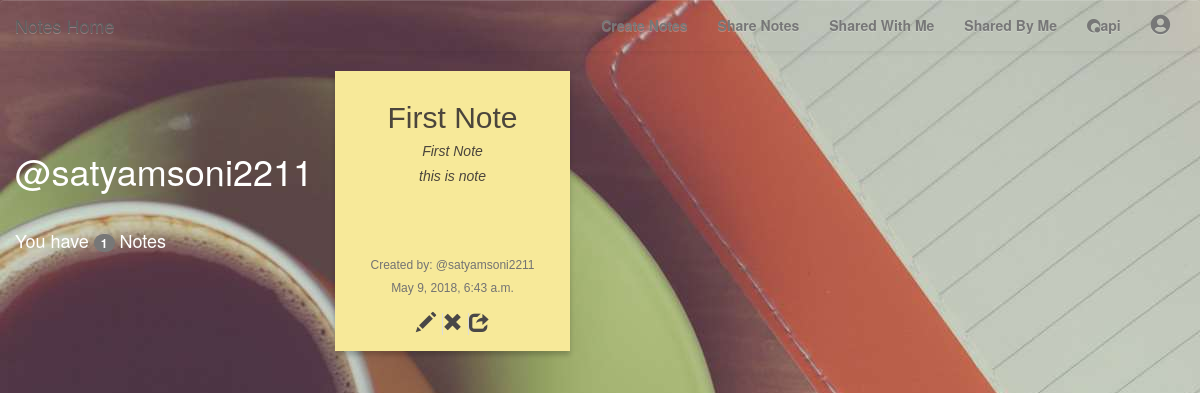
Before: /notes/view/ (signed in) with the older database file.
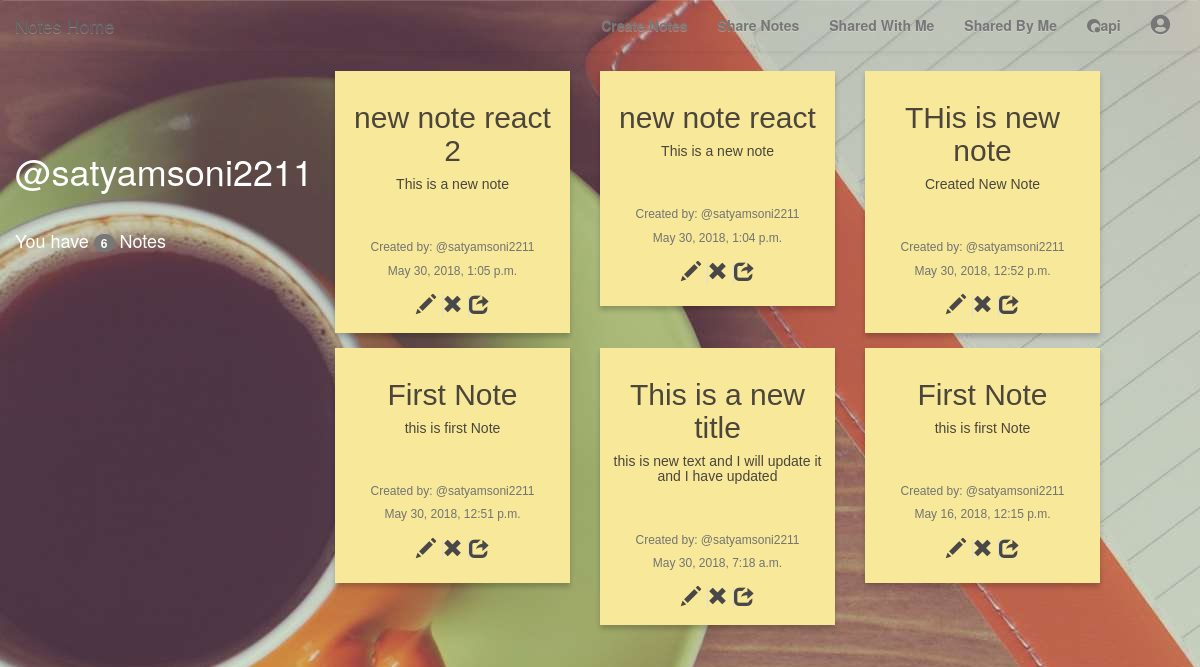
After: the same page with the newer database file.
### notes/models.py (models this page shows, shortened)
class Notes(models.Model):
    title = models.CharField(max_length=30)
    created = models.DateTimeField(auto_now=True)
    text = models.CharField(max_length=2000)
    user = models.ForeignKey(User,related_name='notes')
    class Meta:
        ordering = ['-created']

### notes/views.py (the view)
class ViewNotes(LoginRequiredMixin,generic.ListView):
    model = Notes

### notes/templates/notes/notes_list.html
{% extends "base.html" %}
{% block content %}
	<div class="row">
		<div class="col-md-3" style="height:100%">
			<br><br><br>
			<h1 id='wh'>@{{user.username}}</h1><br>
			<h4 id="wh">You have <span class="badge">{{user.notes.all.count}}</span> Notes</h4>
		</div>
		<div class="col-md-9">
			{% for note in object_list %}
				{% if note.user.username == user.username  %}
					<div class="note-wrap note-white col-md-3">
						<h2>{{note.title}}</h2>
						<h5>{{note.text|safe}}</h5>
						<br>
						<h5 class="help-block" id='usertag'>Created by: @{{note.user.username}}</h5>
						<h5 class="help-block" id="usertag">{{note.created}}</h5>
						<a href="{% url 'notes:update' pk=note.pk %}">
							<span class="glyphicon glyphicon-pencil" title="Update Note"></span>
						</a>
						<a href="{% url 'notes:delete' pk=note.pk %}" class="anchor">
							<span class="glyphicon glyphicon-remove" title="Delete Note"></span>
						</a>
						<a href="{% url 'notes:sharesingle' pk=note.pk %}" class="anchor">
							<span class="glyphicon glyphicon-share" title="Share Note"></span>
						</a>
					</div>
				{% endif %}
			{% endfor %}
		</div>
	</div>
{% endblock %}

### templates/base.html (shortened to what this page needs)
<!DOCTYPE html>
<html>
<head>
	{% load static %}
	<link rel="stylesheet" href="https://maxcdn.bootstrapcdn.com/bootstrap/3.3.7/css/bootstrap.min.css">
	<link rel="stylesheet" href="https://maxcdn.bootstrapcdn.com/bootstrap/3.3.7/css/bootstrap-theme.min.css">
	<link href="{% static "css/codepen.css" %}" media="screen" rel="stylesheet" type="text/css">
	<link rel="stylesheet" href="{% static "css/master.css" %}">
	<link rel="stylesheet" href="{% static "css/stylish-portfolio.css" %}">
	<link rel="stylesheet" href="https://use.fontawesome.com/releases/v5.0.12/css/all.css">
	<link rel="stylesheet" href="//cdn.jsdelivr.net/npm/medium-editor@latest/dist/css/medium-editor.min.css" type="text/css" media="screen" charset="utf-8">
</head>
<body style="background-image:url({% static "images/login.jpg" %})">
	{% include "_navbar.html" %}
	<div class="container-fluid">
	{% block content %}
		{% endblock %}
	</div>
</body>
</html>

### templates/_navbar.html (shortened to what this page needs)
{% if user.is_authenticated %}
<nav class="navbar navbar-default" style="background:inherit;border:none;">
  <div class="container-fluid">
    <div class="navbar-header">
      <a class="navbar-brand" href="{% url 'notes:all' %}">Notes Home</a>
    </div>
    <div class="collapse navbar-collapse" id="bs-example-navbar-collapse-1">
      <ul class="nav navbar-nav navbar-right">
          <li><a href="{% url 'notes:create' %}"><strong>Create Notes</strong></a></li>
          <li><a href="{% url 'notes:sharenote' %}"><strong>Share Notes</strong></a></li>
          <li><a href="{% url  'notes:sharedwithmenotes' %}"><strong>Shared With Me</strong></a></li>
          <li><a href="{% url  'notes:sharedbymenotes' %}"><strong>Shared By Me</strong></a></li>
          <li><a href="{% url  'notesapi:notes-list' %}"><i class="fab fa-quinscape"></i><strong>api</strong></a></li>
          <li><a href="{% url 'accounts:logout' %}"><i class="fas fa-user-circle" style="font-size:20px"></i>
          </a></li>
      </ul>
    </div>
  </div>
</nav>
{% endif %}

### static/css/codepen.css (style rules this page uses)
* { -webkit-box-sizing: border-box; -moz-box-sizing: border-box; box-sizing: border-box; }
.note-wrap { width: 235px; min-height: 235px; padding: 10px; margin: 0 10px 15px 20px; margin position: relative; font-size: 24px; vertical-align: top; display: inline-block; font-family: Englebert, Arial; color: #4b453c; background: #F7E999; line-height: 34px; text-align: center; box-shadow: 0 4px 5px rgba(0, 0, 0, 0.2); }
.note-wrap a { color: #494747; text-decoration: none; font-size: 20px; -webkit-transition: all 0.4s ease; -moz-transition: all 0.4s ease; -o-transition: all 0.4s ease; -ms-transition: all 0.4s ease; transition: all 0.4s ease; }

### static/css/master.css (style rules this page uses)
.anchor { border-left: 1px solid #ddd!important; }
#usertag { font-size:12px; }
#wh { color: #ffff; }

### static/css/stylish-portfolio.css (style rules this page uses)
html, body { width: 100%; height: 100%; }
body { font-family: "Source Sans Pro","Helvetica Neue",Helvetica,Arial,sans-serif; }

Changed rows visible on the page:
removed Notes: title "First Note", text "First Note this is note", user.username "satyamsoni2211", created "May 9, 2018, 6:43 a.m."
added Notes: title "new note react 2", text "This is a new note", user.username "satyamsoni2211", created "May 30, 2018, 1:05 p.m."
added Notes: title "new note react", text "This is a new note", user.username "satyamsoni2211", created "May 30, 2018, 1:04 p.m."
added Notes: title "THis is new note", text "Created New Note", user.username "satyamsoni2211", created "May 30, 2018, 12:52 p.m."
added Notes: title "First Note", text "this is first Note", user.username "satyamsoni2211", created "May 30, 2018, 12:51 p.m."
added Notes: title "This is a new title", text "this is new text and I will update it and I have updated", user.username "satyamsoni2211", created "May 30, 2018, 7:18 a.m."
added Notes: title "First Note", text "this is first Note", user.username "satyamsoni2211", created "May 16, 2018, 12:15 p.m."
Other visible differences:
{{ user.notes.all.count }}: "1" → "6"
